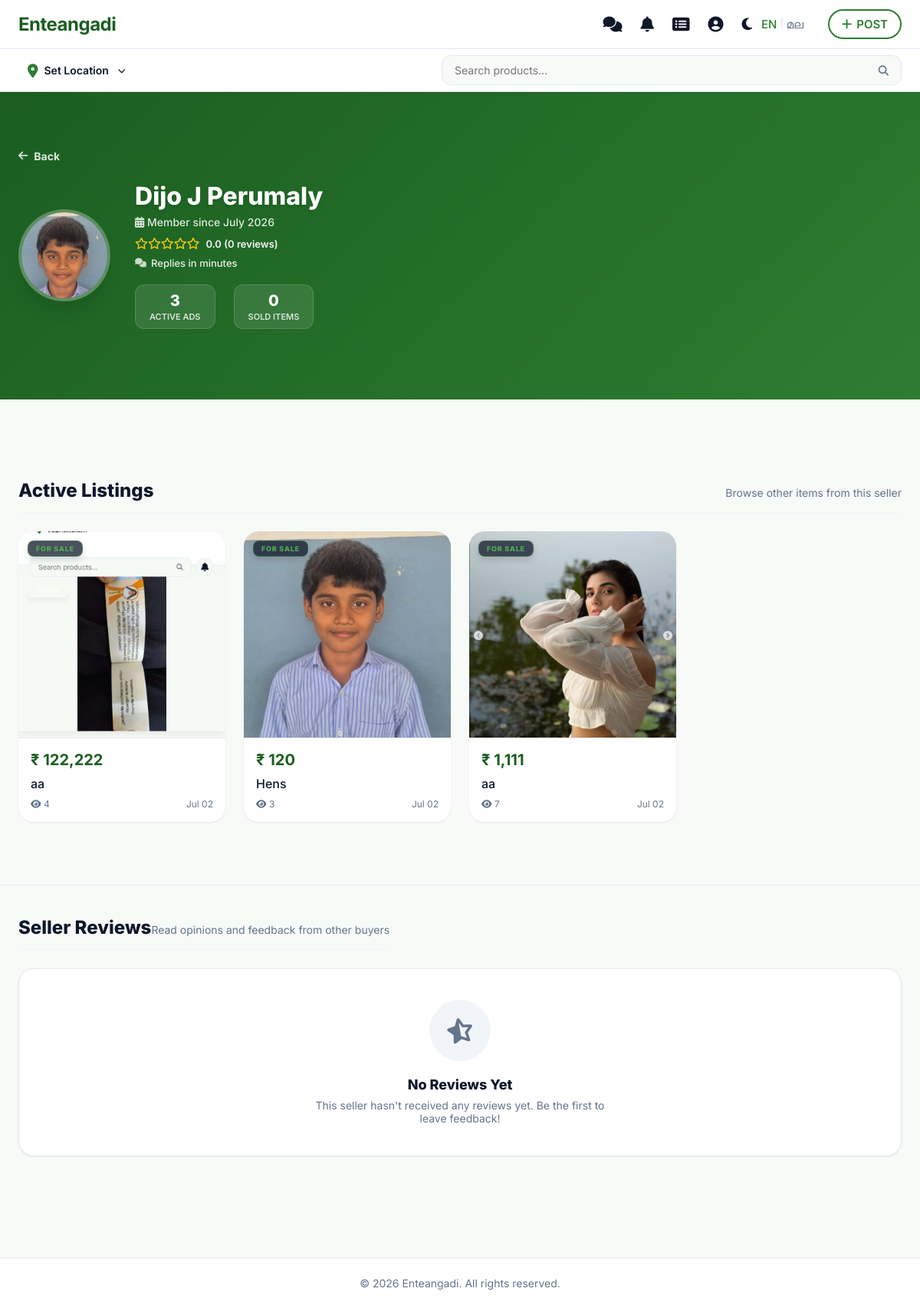
The page /user/view_profile.php?id=8 (signed in) on the database its author committed.
### tables this page shows
CREATE TABLE `users` (
  `id` int(11) NOT NULL AUTO_INCREMENT,
  `username` varchar(100) NOT NULL,
  `email` varchar(155) DEFAULT NULL,
  `phone_number` varchar(20) NOT NULL,
  `phone` varchar(20) DEFAULT NULL,
  `profile_picture` varchar(255) DEFAULT NULL,
  `password` varchar(255) NOT NULL,
  `role` enum('user','admin') DEFAULT 'user',
  `is_admin` tinyint(1) DEFAULT 0,
  `permissions` text DEFAULT NULL,
  `session_token` varchar(255) DEFAULT NULL,
  `last_activity` timestamp NULL DEFAULT NULL,
  `created_at` timestamp NOT NULL DEFAULT current_timestamp(),
  `tut_home` tinyint(1) DEFAULT 0,
  `tut_post` tinyint(1) DEFAULT 0,
  `tut_profile` tinyint(1) DEFAULT 0,
  `tut_inbox` tinyint(1) DEFAULT 0,
  `is_verified` tinyint(1) DEFAULT 0,
  PRIMARY KEY (`id`),
  UNIQUE KEY `phone_number` (`phone_number`),
  UNIQUE KEY `email` (`email`)
);

CREATE TABLE `products` (
  `id` int(11) NOT NULL AUTO_INCREMENT,
  `unique_id` varchar(20) DEFAULT NULL,
  `user_id` int(11) NOT NULL,
  `category_id` int(11) NOT NULL,
  `title` varchar(255) NOT NULL,
  `description` text DEFAULT NULL,
  `price` decimal(10,2) NOT NULL,
  `type` enum('sell','buy','rent') DEFAULT 'sell',
  `expiry_date` date DEFAULT NULL,
  `whatsapp_number` varchar(20) DEFAULT NULL,
  `phone_number` varchar(20) DEFAULT NULL,
  `location_name` varchar(255) DEFAULT NULL,
  `latitude` decimal(10,8) DEFAULT NULL,
  `longitude` decimal(11,8) DEFAULT NULL,
  `status` enum('active','deleted','sold','expired','pending','inactive') DEFAULT 'active',
  `status_reason` text DEFAULT NULL,
  `is_verified` tinyint(1) DEFAULT 0,
  `is_notified` tinyint(1) DEFAULT 0,
  `views` int(11) DEFAULT 0,
  `created_at` timestamp NOT NULL DEFAULT current_timestamp(),
  `updated_at` timestamp NOT NULL DEFAULT current_timestamp() ON UPDATE current_timestamp(),
  PRIMARY KEY (`id`),
  UNIQUE KEY `unique_id` (`unique_id`),
  KEY `user_id` (`user_id`),
  KEY `category_id` (`category_id`),
  KEY `idx_products_status_created` (`status`,`created_at`),
  CONSTRAINT `products_ibfk_1` FOREIGN KEY (`user_id`) REFERENCES `users` (`id`) ON DELETE CASCADE,
  CONSTRAINT `products_ibfk_2` FOREIGN KEY (`category_id`) REFERENCES `categories` (`id`) ON DELETE CASCADE
);

### includes/helpers.php (called while the page is built, shortened)
<?php
if (!function_exists('getUserTrustMetrics')) {
    function getUserTrustMetrics($user_id)
    {
        global $pdo;
        $stmt_r = $pdo->prepare("SELECT COALESCE(AVG(rating), 0) as avg_rating, COUNT(*) as review_count FROM user_ratings WHERE reviewee_id = ?");
        $stmt_r->execute([$user_id]);
        $rating_data = $stmt_r->fetch();
        $avg_rating = round(floatval($rating_data['avg_rating']), 1);
        $review_count = intval($rating_data['review_count']);
        $stmt_u = $pdo->prepare("SELECT created_at, email, phone_number, is_verified FROM users WHERE id = ?");
        $stmt_u->execute([$user_id]);
        $user_data = $stmt_u->fetch();
        $member_since = $user_data ? date('F Y', strtotime($user_data['created_at'])) : 'Unknown';
        $is_verified = $user_data ? (bool)$user_data['is_verified'] : false;
        $email_verified = $is_verified;
        $phone_verified = $is_verified;
        $stmt_msgs = $pdo->prepare("
            SELECT m1.created_at as received_at, MIN(m2.created_at) as replied_at
            FROM messages m1
            JOIN messages m2 ON m1.product_id = m2.product_id
                            AND m1.sender_id = m2.receiver_id
                            AND m1.receiver_id = m2.sender_id
                            AND m2.created_at > m1.created_at
            WHERE m1.receiver_id = ?
            GROUP BY m1.id
        ");
        $stmt_msgs->execute([$user_id]);
        $pairs = $stmt_msgs->fetchAll();
        $total_seconds = 0;
        $reply_count = 0;
        foreach ($pairs as $p) {
            $diff = strtotime($p['replied_at']) - strtotime($p['received_at']);
            if ($diff > 0 && $diff < 86400) {
                $total_seconds += $diff;
                $reply_count++;
            }
        }
        $response_time = "Replies within a few hours";
        if ($reply_count > 0) {
            $avg_seconds = $total_seconds / $reply_count;
            if ($avg_seconds < 1800) {
                $response_time = "Replies in minutes";
            } elseif ($avg_seconds < 3600) {
                $response_time = "Replies in 1 hour";
            } elseif ($avg_seconds < 7200) {
                $response_time = "Replies in 2 hours";
            } elseif ($avg_seconds < 86400) {
                $hours = round($avg_seconds / 3600);
                $response_time = "Replies in $hours hours";
            }
        }
        return [
            'avg_rating' => $avg_rating,
            'review_count' => $review_count,
            'member_since' => $member_since,
            'email_verified' => $email_verified,
            'phone_verified' => $phone_verified,
            'response_time' => $response_time
        ];
    }
}

### user/view_profile.php (the view, shortened to what this page needs)
<?php
require_once '../config.php';
$view_user_id = $_GET['id'] ?? 0;
$user_stmt = $pdo->prepare("SELECT username, email, phone_number, profile_picture, created_at FROM users WHERE id = ?");
$user_stmt->execute([$view_user_id]);
$view_user = $user_stmt->fetch();
$ad_stmt = $pdo->prepare("
    SELECT p.*,
    (SELECT image_path FROM product_images pi WHERE pi.product_id = p.id LIMIT 1) as main_image,
    (SELECT COUNT(*) FROM wishlist w WHERE w.product_id = p.id) as like_count
    FROM products p
    WHERE p.user_id = ? AND p.status = 'active'
    ORDER BY p.created_at DESC
");
$ad_stmt->execute([$view_user_id]);
$active_ads = $ad_stmt->fetchAll();
$count_active = $pdo->prepare("SELECT COUNT(*) FROM products WHERE user_id = ? AND status = 'active'");
$count_active->execute([$view_user_id]);
$total_active_ads = $count_active->fetchColumn();
$count_sold = $pdo->prepare("SELECT COUNT(*) FROM products WHERE user_id = ? AND status = 'sold'");
$count_sold->execute([$view_user_id]);
$total_sold_ads = $count_sold->fetchColumn();
require_once '../includes/helpers.php';
$metrics = getUserTrustMetrics($view_user_id);
$reviews_stmt = $pdo->prepare("
    SELECT r.*, u.username as reviewer_name, u.profile_picture as reviewer_pic
    FROM user_ratings r
    JOIN users u ON r.reviewer_id = u.id
    WHERE r.reviewee_id = ?
    ORDER BY r.created_at DESC
");
$reviews_stmt->execute([$view_user_id]);
$reviews = $reviews_stmt->fetchAll();
require_once '../includes/header.php';
?>
<div class="view-profile-wrapper">
    <div class="profile-hero-card-premium">
        <div class="container">
            <div class="profile-nav-back">
                <a href="javascript:history.back()" class="btn-profile-back">
                    <i class="fa fa-arrow-left"></i> <span>Back</span>
                </a>
            </div>
            <div class="profile-hero-content-view">
                <div class="profile-avatar-wrapper-view">
                    <?php if (!empty($view_user['profile_picture'])): ?>
                        <img src="<?= $base_url . '/' . htmlspecialchars($view_user['profile_picture']) ?>" alt="Profile"
                            class="profile-avatar-img-view" onerror="this.style.display='none'; document.getElementById('profile-avatar-fallback').style.display='flex';">
                    <?php endif; ?>
                </div>
                <div class="profile-titles-view">
                    <div style="display: flex; align-items: center; gap: 10px; flex-wrap: wrap;">
                        <h1 style="margin: 0; font-size: 32px; font-weight: 800;"><?= htmlspecialchars($view_user['username']) ?></h1>
                    </div>
                    <p class="member-since" style="margin: 6px 0 0 0;"><i class="fa fa-calendar-alt"></i> Member since <?= htmlspecialchars($metrics['member_since']) ?></p>
                    <div class="profile-rating-stars-row" style="margin-top: 10px; display: flex; align-items: center; gap: 8px;">
                        <div style="color: #facc15; font-size: 15px;">
                            <?php
                            $stars = round($metrics['avg_rating']);
                            for ($i = 1; $i <= 5; $i++) {
                                if ($i <= $stars) {
                                    echo '<i class="fa fa-star"></i>';
                                } else {
                                    echo '<i class="far fa-star"></i>';
                                }
                            }
                            ?>
                        </div>
                        <span style="font-size: 13px; font-weight: 600; color: rgba(255,255,255,0.95);">
                            <?= number_format($metrics['avg_rating'], 1) ?> (<?= $metrics['review_count'] ?> <?= $metrics['review_count'] == 1 ? 'review' : 'reviews' ?>)
                        </span>
                    </div>
                    <div style="margin-top: 8px; font-size: 13px; color: rgba(255,255,255,0.9); font-weight: 500; display: flex; align-items: center; gap: 6px;">
                        <i class="fa fa-comments" style="font-size: 12px; opacity: 0.85;"></i> <?= htmlspecialchars($metrics['response_time']) ?>
                    </div>
                    <div class="profile-stats-row-view" style="margin-top: 20px;">
                        <div class="stat-box-view">
                            <span class="stat-number"><?= $total_active_ads ?></span>
                            <span class="stat-label">Active Ads</span>
                        </div>
                        <div class="stat-box-view">
                            <span class="stat-number"><?= $total_sold_ads ?></span>
                            <span class="stat-label">Sold Items</span>
                        </div>
                    </div>
                </div>
            </div>
        </div>
    </div>
    <div class="container active-listings-container">
        <div class="section-header-premium">
            <h2>Active Listings</h2>
            <p>Browse other items from this seller</p>
        </div>
        <?php if (empty($active_ads)): ?>
            <div class="empty-state-view-profile">
                <div class="empty-illustration">
                    <i class="fa fa-layer-group"></i>
                </div>
                <h3>No Active Listings</h3>
                <p>This user hasn't posted any active advertisements recently.</p>
            </div>
        <?php else: ?>
            <div class="product-grid" style="margin-top: 20px;">
                <?php foreach ($active_ads as $ad): ?>
                    <a href="../product.php?id=<?= $ad['id'] ?>" class="product-card" style="text-decoration: none;">
                        <?php if ($ad['type'] == 'buy'): ?>
                            <div class="badge-wanted">Wanted</div>
                        <?php else: ?>
                            <div class="badge-selling">For Sale</div>
                        <?php endif; ?>
                        <?php if ($ad['main_image']): ?>
                            <img src="../<?= htmlspecialchars($ad['main_image']) ?>" loading="lazy"
                                alt="<?= htmlspecialchars($ad['title']) ?>" class="product-card-image">
                        <?php endif; ?>
                        <div class="product-card-content">
                            <div class="product-card-price">₹ <?= number_format($ad['price'], 0) ?></div>
                            <div class="product-card-title"><?= htmlspecialchars($ad['title']) ?></div>
                            <div class="product-card-meta">
                                <span><i class="fa fa-eye"></i> <?= number_format($ad['views']) ?></span>
                                <span><?= date('M d', strtotime($ad['created_at'])) ?></span>
                            </div>
                        </div>
                    </a>
                <?php endforeach; ?>
            </div>
        <?php endif; ?>
    </div>
    <div class="container active-listings-container" style="margin-top: 50px; border-top: 1px solid var(--border-color); padding-top: 40px; margin-bottom: 40px;">
        <div style="display: flex; justify-content: space-between; align-items: center; margin-bottom: 24px; flex-wrap: wrap; gap: 12px;">
            <div class="section-header-premium" style="margin: 0;">
                <h2>Seller Reviews</h2>
                <p>Read opinions and feedback from other buyers</p>
            </div>
        </div>
        <?php if (empty($reviews)): ?>
            <div class="empty-state-view-profile" style="padding: 40px 20px;">
                <div class="empty-illustration">
                    <i class="fa fa-star-half-alt"></i>
                </div>
                <h3>No Reviews Yet</h3>
                <p>This seller hasn't received any reviews yet. Be the first to leave feedback!</p>
            </div>
        <?php endif; ?>
    </div>
</div>
<?php require_once '../includes/footer.php'; ?>

### user/view_profile.php (style rules this page uses)
.view-profile-wrapper { background: var(--background); min-height: 100vh; padding-bottom: 60px; }
.profile-hero-card-premium { background: linear-gradient(135deg, #1B5E20 0%, #2E7D32 100%); color: white; padding: 40px 0 60px 0; position: relative; overflow: hidden; }
.profile-hero-card-premium::before { content: ''; position: absolute; top: 0; left: 0; width: 100%; height: 100%; background-image: url('https://www.transparenttextures.com/patterns/carbon-fibre.png'); opacity: 0.1; pointer-events: none; }
.profile-nav-back { margin-bottom: 24px; }
.btn-profile-back { color: white; text-decoration: none; display: inline-flex; align-items: center; gap: 8px; font-weight: 700; font-size: 14px; opacity: 0.85; transition: opacity 0.2s; }
.profile-hero-content-view { display: flex; align-items: center; gap: 32px; }
.profile-avatar-wrapper-view { width: 120px; height: 120px; border-radius: 50%; overflow: hidden; border: 4px solid rgba(255, 255, 255, 0.2); background: rgba(255, 255, 255, 0.1); display: flex; align-items: center; justify-content: center; box-shadow: var(--shadow-lg); }
.profile-avatar-img-view { width: 100%; height: 100%; object-fit: cover; }
.profile-titles-view h1 { font-size: 32px; font-weight: 800; margin: 0 0 8px 0; text-shadow: 0 2px 4px rgba(0,0,0,0.1); }
.profile-titles-view p.member-since { margin: 0; font-size: 14px; color: rgba(255, 255, 255, 0.85); font-weight: 500; }
.profile-stats-row-view { display: flex; gap: 24px; margin-top: 16px; }
.stat-box-view { background: rgba(255, 255, 255, 0.1); padding: 8px 18px; border-radius: 12px; border: 1px solid rgba(255, 255, 255, 0.15); display: flex; flex-direction: column; align-items: center; min-width: 80px; }
.stat-number { font-size: 20px; font-weight: 800; }
.stat-label { font-size: 11px; font-weight: 600; opacity: 0.8; text-transform: uppercase; margin-top: 2px; }
.active-listings-container { margin-top: 40px; }
.section-header-premium { margin-bottom: 24px; }
.section-header-premium h2 { font-size: 24px; font-weight: 800; color: var(--text-dark); margin: 0 0 6px 0; }
.section-header-premium p { font-size: 14px; color: var(--text-muted); margin: 0; }
.empty-state-view-profile { text-align: center; background: var(--white); border-radius: 20px; padding: 60px 24px; border: 1px solid var(--border-color); box-shadow: var(--shadow-sm); margin-top: 20px; }
.empty-state-view-profile .empty-illustration { width: 80px; height: 80px; border-radius: 50%; background: #f1f5f9; display: flex; align-items: center; justify-content: center; font-size: 32px; color: var(--text-muted); margin: 0 auto 20px auto; }
.empty-state-view-profile h3 { font-size: 18px; font-weight: 800; color: var(--text-dark); margin: 0 0 8px 0; }
.empty-state-view-profile p { font-size: 14px; color: var(--text-muted); margin: 0; max-width: 400px; margin: 0 auto; }

### rows shown on the page
users: profile_picture (picture), username "Dijo J Perumaly"
products: type "FOR SALE", shows a picture, price "122,222", title "aa", views "4", created_at "Jul 02"
products: type "FOR SALE", shows a picture, price "120", title "Hens", views "3", created_at "Jul 02"
products: type "FOR SALE", shows a picture, price "1,111", title "aa", views "7", created_at "Jul 02"

### other values the page prints
$app_settings['app_name'] "Enteangadi"
__('post_ad') "POST"
$_SESSION['user_location']['name'] "Set Location"
$metrics['member_since'] "July 2026"
$metrics['avg_rating'] "0.0"
$metrics['review_count'] "0"
$metrics['response_time'] "Replies in minutes"
$total_active_ads "3"
$total_sold_ads "0"
